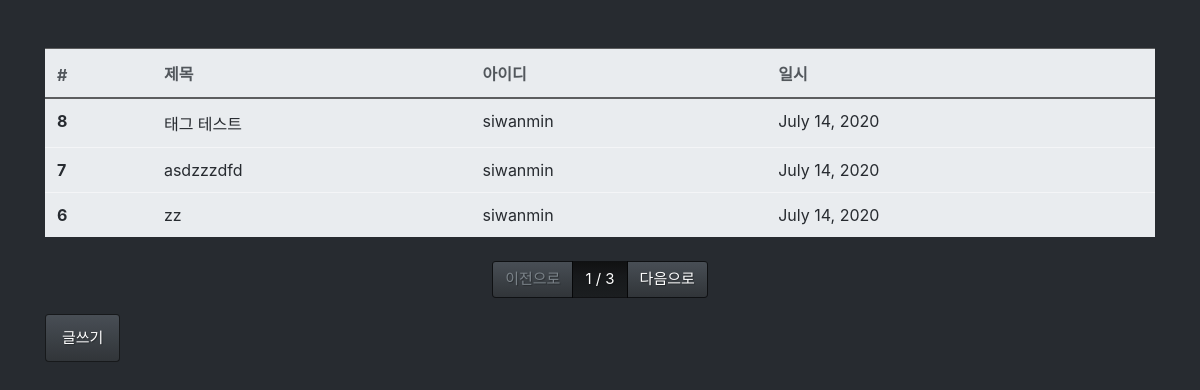
/board/list/, run on the app's committed database.
### board/models.py (models this page shows, shortened)
class Board(models.Model): # models.Model를 상속
    title = models.CharField(max_length=128, verbose_name='제목')
    contents = models.TextField(verbose_name='내용')
    writer = models.ForeignKey('fcuser.Fcuser', on_delete=models.CASCADE,
                                 verbose_name='작성자')
    tags = models.ManyToManyField('tag.Tag', verbose_name='태그')
    register_dttm = models.DateField(auto_now_add=True, verbose_name='등록시간')
    class Meta:
        db_table = 'fastcampus_board' #테이블 명 지정
        verbose_name = '패스트캠퍼스 게시글'
        verbose_name_plural = '패스트캠퍼스 게시글'

### fcuser/models.py (models this page shows)
class Fcuser(models.Model): # models.Model를 상속
    username = models.CharField(max_length=32, verbose_name='사용자명')
    useremail = models.EmailField(max_length=128, verbose_name='사용자이메일')
    password = models.CharField(max_length=64, verbose_name='비밀번호')
    register_dttm = models.DateField(auto_now_add=True, verbose_name='가입날짜')
    def __str__(self):
        return self.username
    class Meta:
        db_table = 'fastcampus_fcuser' #테이블 명 지정
        verbose_name = '패스트캠퍼스 사용자'
        verbose_name_plural = '패스트캠퍼스 사용자'

### board/views.py (the view)
# urls.py: path('list/', views.board_list),
def board_list(request):
    all_boards = Board.objects.all().order_by('-id')
    page = int(request.GET.get('p', 1))
    paginator = Paginator(all_boards, 3)
    boards = paginator.get_page(page)
    return render(request, 'board_list.html', {'boards': boards})

### board/templates/board_list.html
{% extends "base.html" %}
{% block contents %}
<div class="row mt-5">
    <div class="col-12">
        <table class="table table-light">
            <thead class="thead-light">
                <tr>
                    <th>#</th>
                    <th>제목</th>
                    <th>아이디</th>
                    <th>일시</th>
                </tr>
            </thead>
            <tbody class="text-dark">
                {% for board in boards %}
                <tr onclick="location.href='/board/detail/{{ board.id }}/'">
                    <th>{{ board.id }}</th>
                    <td>{{ board.title }}</td>
                    <td>{{ board.writer }}</td>
                    <td>{{ board.register_dttm }}</td>
                </tr>
                {% endfor %}
            </tbody>
        </table>
    </div>
</div>
<div class="row mt-2">
    <div class="col-12">
        <nav>
            <ul class="pagination justify-content-center">
                {% if boards.has_previous %}
                <li class="page-item">
                    <a class="page-link" href="?p={{ boards.previous_page_number }}" >이전으로</a>
                </li>
                    {% else %}
                <li class="page-item disabled">
                    <a class="page-link" href="#">이전으로</a>
                </li>
                    {% endif %}
                <li class="page-item active">
                    <a class="page-link" href="#">{{ boards.number }} / {{ boards.paginator.num_pages }}</a>
                </li>
                {% if boards.has_next %}
                <li class="page-item">
                    <a class="page-link" href="?p={{ boards.next_page_number }}">다음으로</a>
                </li>
                {% else %}
                <li class="page-item disabled">
                    <a class="page-link disabled" href="#">다음으로</a>
                </li>
                {% endif %}
            </ul>
        </nav>
    </div>
</div>
<div class="row">
    <div class="col-12">
        <button class="btn btn-primary" onclick="location.href='/board/write/'">글쓰기</button>
    </div>
</div>
{% endblock %}

### board/templates/base.html (shortened to what this page needs)
<html>
<head>
    <link rel="stylesheet" href="/static/bootstrap.min.css" />
</head>
<body>
    <div class="container">
      {% block contents %}
      {% endblock %}
    </div>
</body>
</html>

### data on the page
Board: id "8", title "태그 테스트", writer "siwanmin", register_dttm "July 14, 2020"
Board: id "7", title "asdzzzdfd", writer "siwanmin", register_dttm "July 14, 2020"
Board: id "6", title "zz", writer "siwanmin", register_dttm "July 14, 2020"

### other printed values
{{ boards.number }} "1"
{{ boards.paginator.num_pages }} "3"
